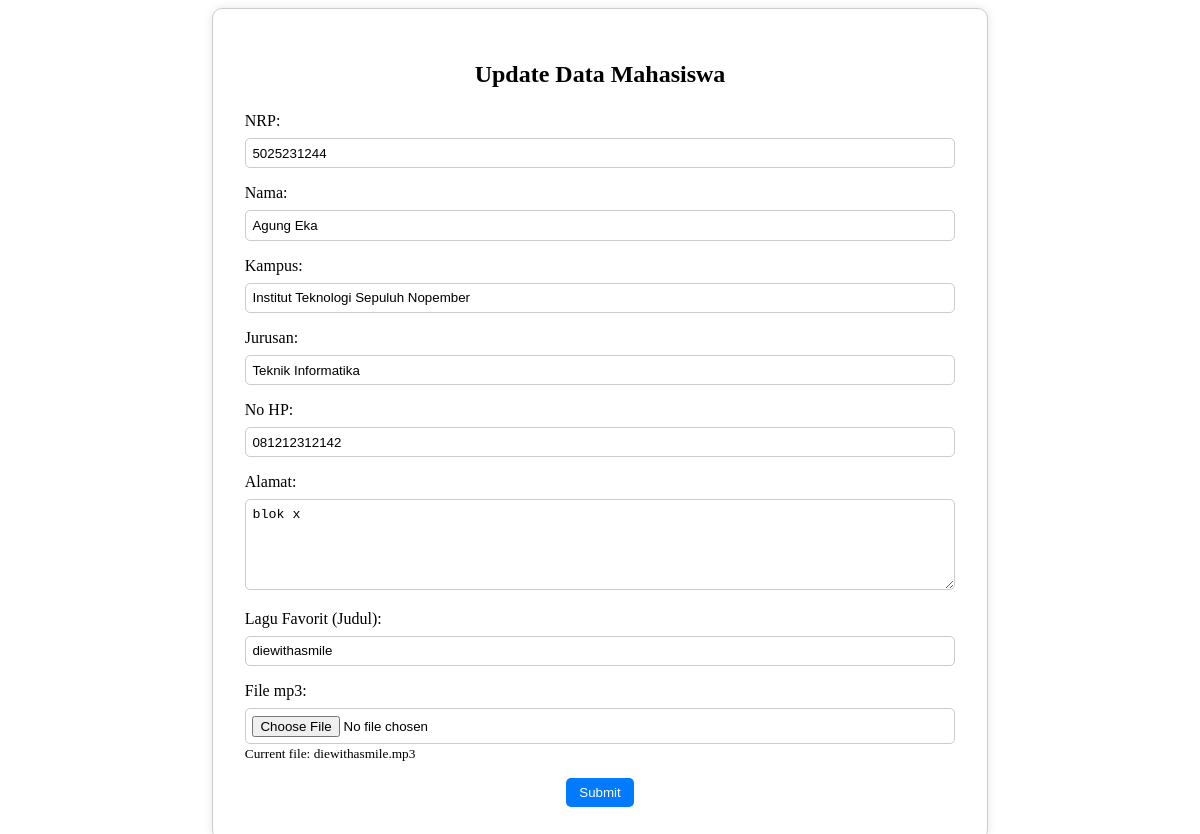
The app's page /update.php?nrp=5025231244 (signed in) with its own data.
### tables this page shows
CREATE TABLE `mahasiswa` (
  `nrp` varchar(11) NOT NULL,
  `nama` varchar(50) NOT NULL,
  `kampus` varchar(100) NOT NULL,
  `jurusan` varchar(50) NOT NULL,
  `no_hp` char(13) NOT NULL,
  `alamat` varchar(50) NOT NULL,
  `lagufav` varchar(100) NOT NULL,
  `filemp3` varchar(255) DEFAULT NULL
);

### update.php (the view, shortened to what this page needs)
<!DOCTYPE html>
<html>
<head>
</head>
<body>
<div class="container">
    <?php
    include "koneksi.php";
    function input($data) {
        $data = trim($data);
        $data = stripslashes($data);
        $data = htmlspecialchars($data);
        return $data;
    }
    if (isset($_GET['nrp'])) {
        $nrp = input($_GET["nrp"]);
        $sql = "SELECT * FROM mahasiswa WHERE nrp='$nrp'";
        $hasil = mysqli_query($kon, $sql);
        $data = mysqli_fetch_assoc($hasil);
    }
    ?>
    <h2>Update Data Mahasiswa</h2>
    <form action="<?php echo htmlspecialchars($_SERVER["PHP_SELF"] . "?nrp=" . $data['nrp']); ?>" method="post" enctype="multipart/form-data">
        <div class="form-group">
            <label>NRP:</label>
            <input type="text" name="nrp" value="<?php echo $data['nrp']; ?>" readonly />
        </div>
        <div class="form-group">
            <label>Nama:</label>
            <input type="text" name="nama" value="<?php echo $data['nama']; ?>" placeholder="Masukan Nama" required />
        </div>
        <div class="form-group">
            <label>Kampus:</label>
            <input type="text" name="kampus" value="<?php echo $data['kampus']; ?>" placeholder="Masukan Nama Kampus" required />
        </div>
        <div class="form-group">
            <label>Jurusan:</label>
            <input type="text" name="jurusan" value="<?php echo $data['jurusan']; ?>" placeholder="Masukan Jurusan" required />
        </div>
        <div class="form-group">
            <label>No HP:</label>
            <input type="text" name="no_hp" value="<?php echo $data['no_hp']; ?>" placeholder="Masukan No HP" required />
        </div>
        <div class="form-group">
            <label>Alamat:</label>
            <textarea name="alamat" rows="5" placeholder="Masukan Alamat" required><?php echo $data['alamat']; ?></textarea>
        </div>
        <div class="form-group">
            <label>Lagu Favorit (Judul):</label>
            <input type="text" name="lagufav" value="<?php echo $data['lagufav']; ?>" placeholder="Masukan Judul Lagu" required />
        </div>
        <div class="form-group">
            <label>File mp3:</label>
            <input type="file" name="filemp3" accept=".mp3" />
            <small>Current file: <?php echo basename($data['filemp3']); ?></small>
        </div>
        <button type="submit" name="submit">Submit</button>
    </form>
</div>
</body>
</html>

### update.php (style rules this page uses)
.container { width: 60%; margin: 0 auto; padding: 2em; border: 1px solid #ccc; border-radius: 10px; box-shadow: 0 0 10px rgba(0, 0, 0, 0.1); }
h2 { text-align: center; margin-bottom: 1em; }
.form-group { margin-bottom: 1em; }
.form-group label { display: block; margin-bottom: 0.5em; }
.form-group input, .form-group textarea { width: 100%; padding: 0.5em; border: 1px solid #ccc; border-radius: 5px; box-sizing: border-box; }
.form-group textarea { resize: vertical; }
button { background-color: #007bff; color: white; border: none; padding: 0.5em 1em; border-radius: 5px; cursor: pointer; display: block; margin: 0 auto; }

### records on screen
mahasiswa: nrp "5025231244", nama "Agung Eka", kampus "Institut Teknologi Sepuluh Nopember", jurusan "Teknik Informatika", no_hp "081212312142", alamat "blok x", lagufav "diewithasmile", filemp3 "diewithasmile.mp3"
